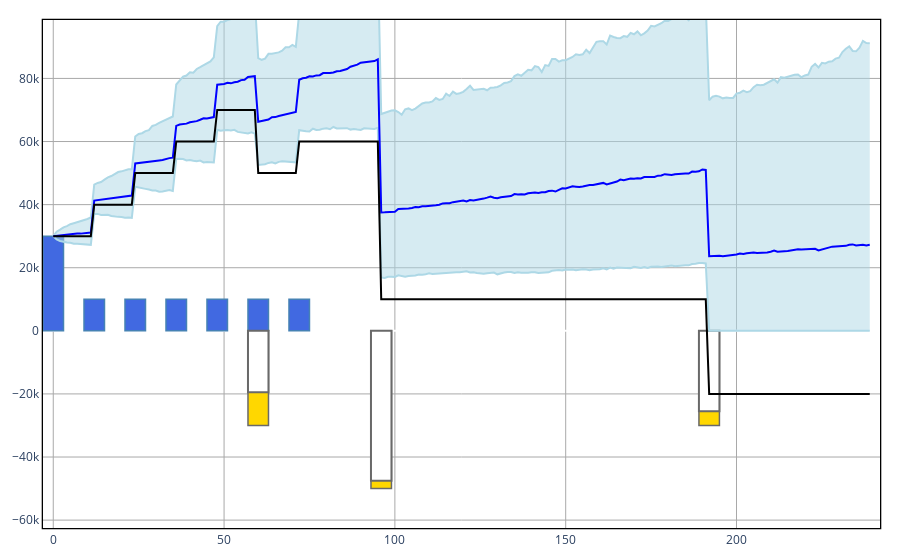

The notebook cell saved with this chart:
### Code cell
ALMc.display(problem,bar_width = 6)

### Figure 1 — Plotly figure (JSON) as saved in the notebook; plotly's stock layout.template omitted (floating-point values rounded to 4 significant figures; data arrays with more than 128 entries replaced by an {"elided": "..."} marker saying what was removed)
{"data": [{"line": {"color": "lightblue"}, "mode": "lines", "name": "95% quantile", "type": "scatter", "x": {"elided": "240 int values"}, "y": {"elided": "240 float values"}}, {"fill": "tonexty", "line": {"color": "lightblue"}, "mode": "lines", "name": "5% quantile", "type": "scatter", "x": {"elided": "240 int values"}, "y": {"elided": "240 float values"}}, {"line": {"color": "blue"}, "mode": "lines", "name": "50% quantile", "type": "scatter", "x": {"elided": "240 int values"}, "y": {"elided": "240 float values"}}, {"marker": {"color": "royalblue", "line": {"color": "steelblue", "width": 1.5}}, "name": "Assets", "type": "bar", "width": 6, "x": {"elided": "240 int values"}, "y": {"elided": "240 int values"}}, {"marker": {"color": "gold", "line": {"color": "dimgray", "width": 1.5}}, "name": "Goals", "type": "bar", "width": 6, "x": {"elided": "240 int values"}, "y": {"elided": "240 int values"}}, {"marker": {"color": "white", "line": {"color": "dimgray", "width": 2}, "opacity": 1}, "name": "Goal LB", "type": "bar", "width": 6, "x": {"elided": "240 int values"}, "y": {"elided": "240 int values"}}, {"line": {"color": "black"}, "mode": "lines", "name": "Neutral wealth consumption", "type": "scatter", "x": {"elided": "240 int values"}, "y": {"elided": "240 int values"}}], "layout": {"barmode": "overlay", "margin": {"b": 20, "l": 20, "r": 20, "t": 20}, "paper_bgcolor": "white", "plot_bgcolor": "white", "showlegend": false, "xaxis": {"gridcolor": "darkgray", "gridwidth": 1, "linecolor": "black", "linewidth": 1.3, "mirror": true, "showgrid": true, "showline": true}, "yaxis": {"gridcolor": "darkgray", "gridwidth": 1, "linecolor": "black", "linewidth": 1.3, "mirror": true, "range": [-62500, 98520.0], "showgrid": true, "showline": true}}}
